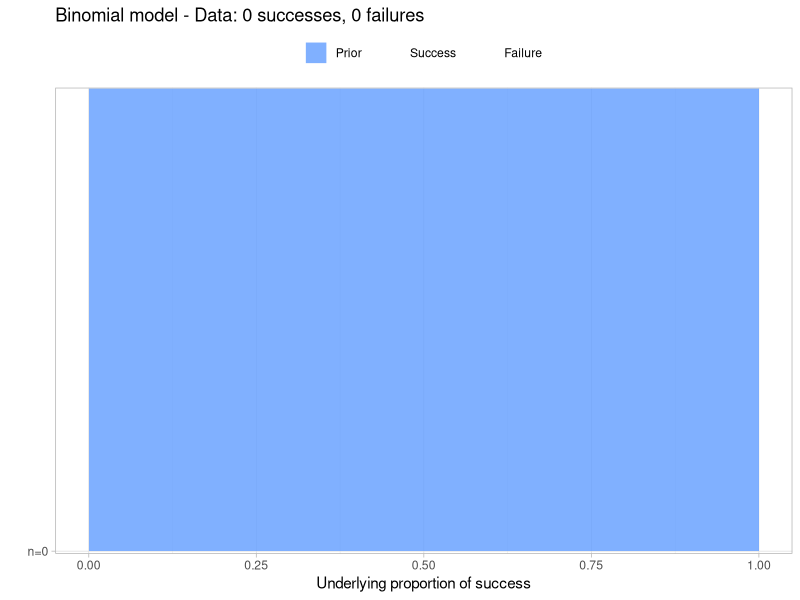
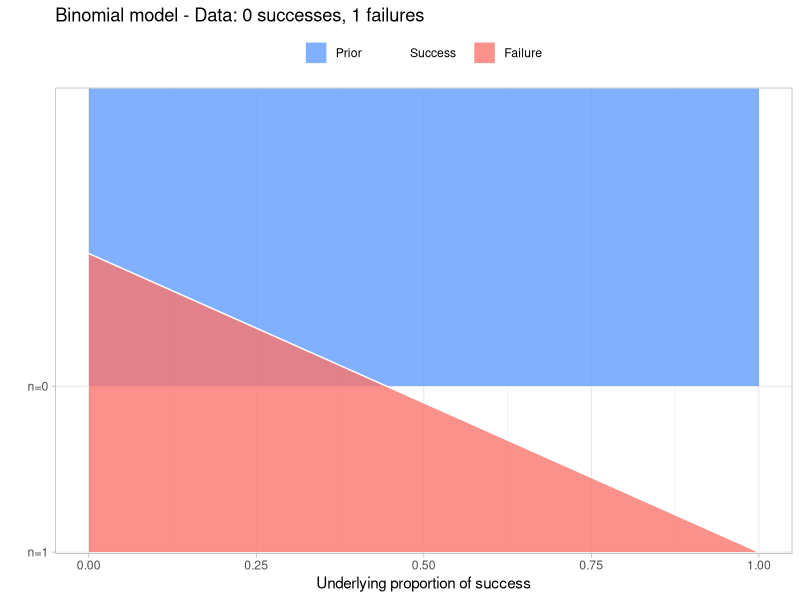
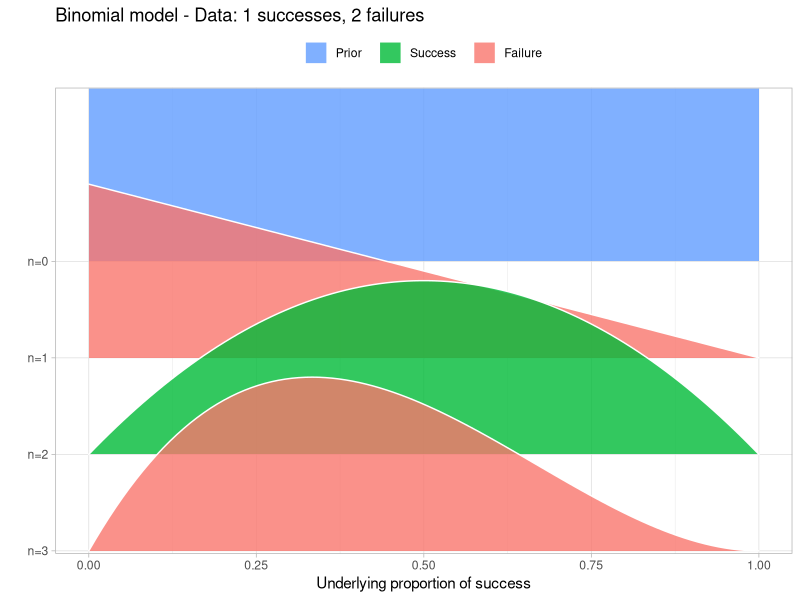
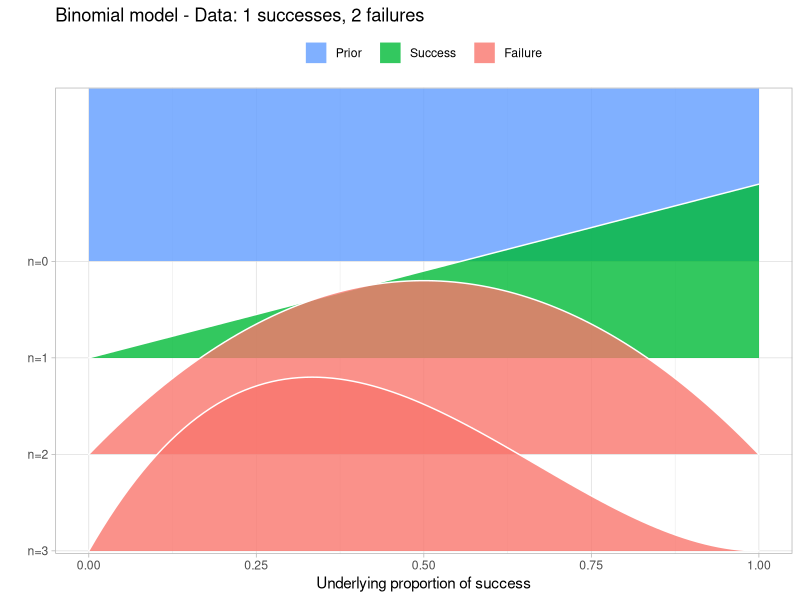
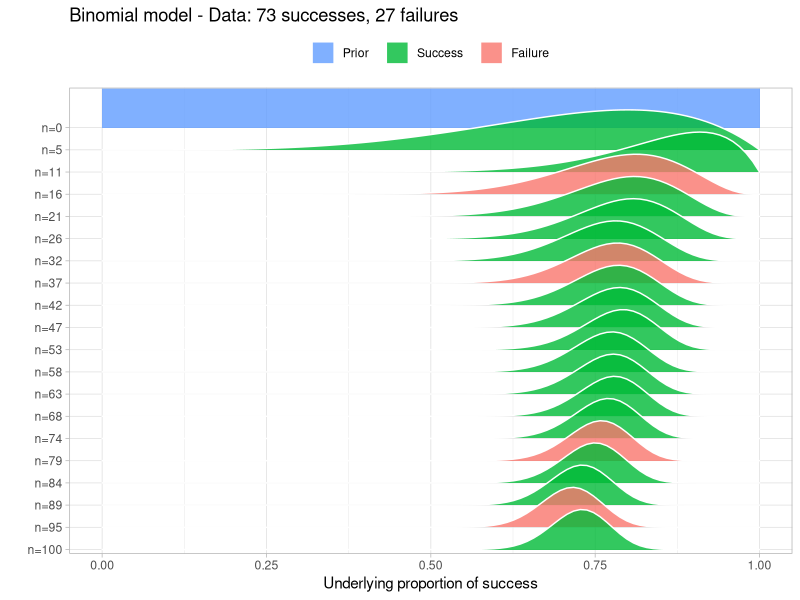
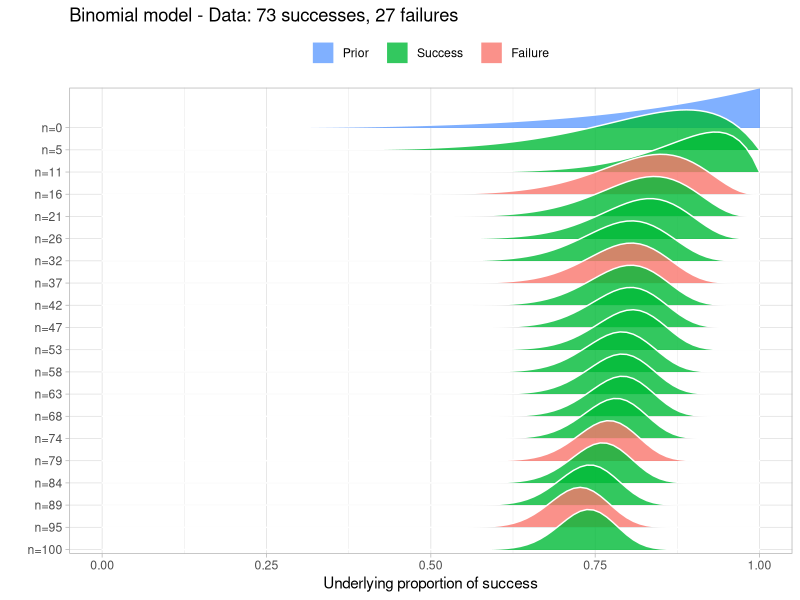
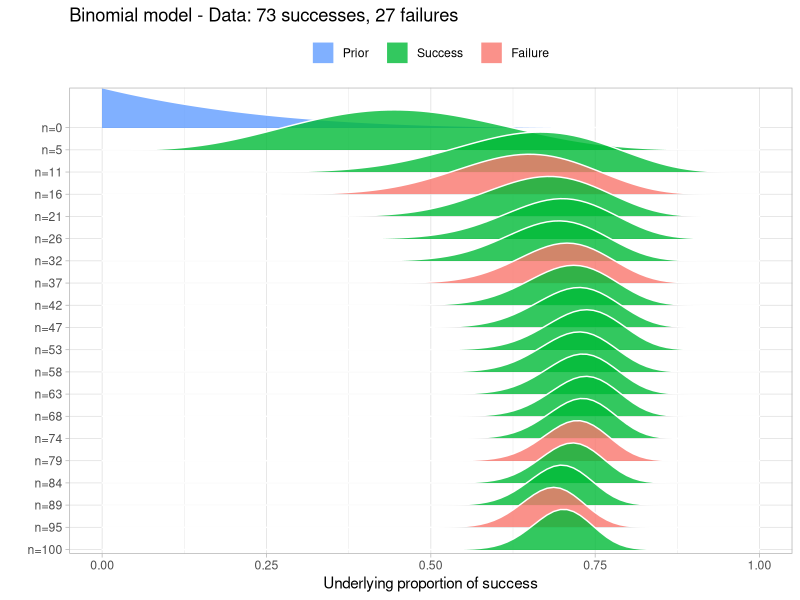
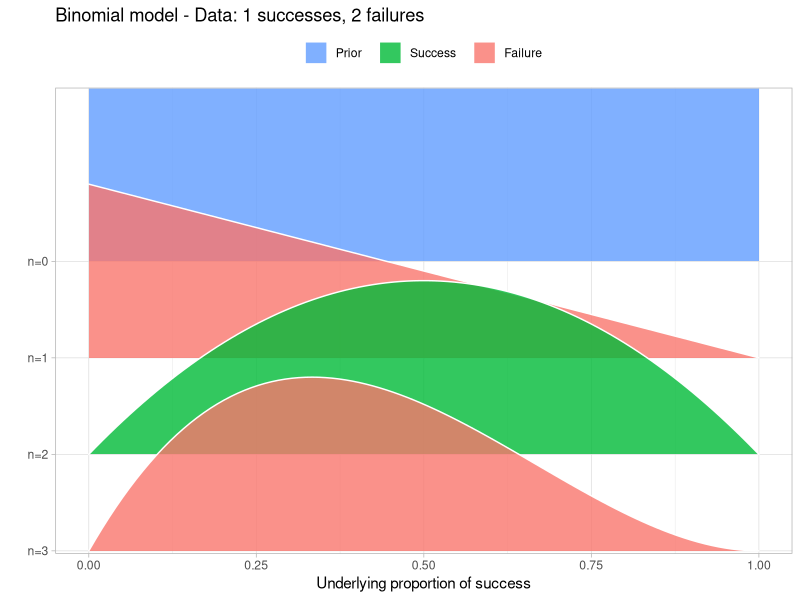

The R source for these figures, in order:
## ---- chunk 1
knitr::opts_chunk$set(message = FALSE, fig.align = "center", 
                      warning = FALSE, fig.height = 5.5)
library(dplyr)
library(readr)
library(ggplot2)
library(knitr)
## ---- chunk 2
# Function by Rasmus Baath
# This function takes a number of successes and failuers coded as a TRUE/FALSE
# or 0/1 vector. This should be given as the data argument.
# The result is a visualization of the how a Beta-Binomial
# model gradualy learns the underlying proportion of successes 
# using this data. The function also returns a sample from the
# posterior distribution that can be further manipulated and inspected.
# The default prior is a Beta(1,1) distribution, but this can be set using the
# prior_prop argument.

# Make sure the packages tidyverse and ggridges are installed, otherwise run:
# install.packages(c("tidyverse", "ggridges"))

# Example usage:
# data <- c(TRUE, FALSE, TRUE, TRUE, FALSE, TRUE, TRUE)
# prop_model(data)
prop_model <- function(data = c(), prior_prop = c(1, 1), n_draws = 10000) {
  library(tidyverse)
  data <- as.logical(data)
  # data_indices decides what densities to plot between the prior and the posterior
  # For 20 datapoints and less we're plotting all of them.
  data_indices <- round(seq(0, length(data), length.out = min(length(data) + 1, 20)))

  # dens_curves will be a data frame with the x & y coordinates for the 
  # denities to plot where x = proportion_success and y = probability
  proportion_success <- c(0, seq(0, 1, length.out = 100), 1)
  dens_curves <- map_dfr(data_indices, function(i) {
    value <- ifelse(i == 0, "Prior", ifelse(data[i], "Success", "Failure"))
    label <- paste0("n=", i)
    probability <- dbeta(proportion_success,
                         prior_prop[1] + sum(data[seq_len(i)]),
                         prior_prop[2] + sum(!data[seq_len(i)]))
    probability <- probability / max(probability)
    data_frame(value, label, proportion_success, probability)
  })
  # Turning label and value into factors with the right ordering for the plot
  dens_curves$label <- fct_rev(factor(dens_curves$label, levels =  paste0("n=", data_indices )))
  dens_curves$value <- factor(dens_curves$value, levels = c("Prior", "Success", "Failure"))

  p <- ggplot(dens_curves, aes(x = proportion_success, y = label,
                               height = probability, fill = value)) +
    ggridges::geom_density_ridges(stat="identity", color = "white", alpha = 0.8,
                                  panel_scaling = TRUE, size = 1) +
    scale_y_discrete("", expand = c(0.01, 0)) +
    scale_x_continuous("Underlying proportion of success") +
    scale_fill_manual(values = hcl(120 * 2:0 + 15, 100, 65), name = "", drop = FALSE,
                      labels =  c("Prior   ", "Success   ", "Failure   ")) +
    ggtitle(paste0(
      "Binomial model - Data: ", sum(data),  " successes, " , sum(!data), " failures")) +
    theme_light() +
    theme(legend.position = "top")
  print(p)

  # Returning a sample from the posterior distribution that can be further 
  # manipulated and inspected
  posterior_sample <- rbeta(n_draws, prior_prop[1] + sum(data), prior_prop[2] + sum(!data))
  invisible(posterior_sample)
}
## ---- chunk 3
prop_model()
## ---- chunk 4
data <- c(FALSE)
prop_model(data)
## ---- chunk 5
data <- c(FALSE, TRUE, FALSE)
prop_model(data)
## ---- chunk 6
data <- c(TRUE, FALSE, FALSE)
prop_model(data)
## ---- chunk 7
set.seed(40)
## ---- chunk 8
big_data <- sample(c(TRUE, FALSE), prob = c(0.75, 0.25),
                   size = 100, replace = TRUE)
prop_model(big_data)
## ---- chunk 9
set.seed(40)
## ---- chunk 10
big_data <- sample(c(TRUE, FALSE), prob = c(0.75, 0.25),
                   size = 100, replace = TRUE)
prop_model(big_data, prior_prop = c(5, 1))
## ---- chunk 11
set.seed(40)
## ---- chunk 12
big_data <- sample(c(TRUE, FALSE), prob = c(0.75, 0.25),
                   size = 100, replace = TRUE)
prop_model(big_data, prior_prop = c(1, 5))
## ---- chunk 13
data <- c(FALSE, TRUE, FALSE)
prop_model(data)
## ---- chunk 14
data <- c(FALSE, TRUE, FALSE)
prop_model(data, prior_prop = c(1, 5))
